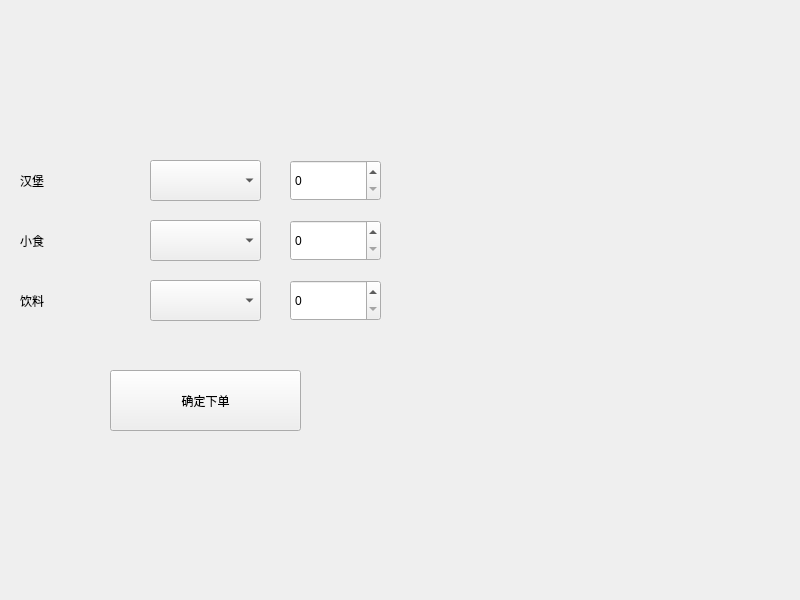
<?xml version="1.0" encoding="UTF-8"?>
<ui version="4.0">
 <class>Widget</class>
 <widget class="QWidget" name="Widget">
  <property name="geometry">
   <rect>
    <x>0</x>
    <y>0</y>
    <width>800</width>
    <height>600</height>
   </rect>
  </property>
  <property name="windowTitle">
   <string>Widget</string>
  </property>
  <widget class="QLabel" name="label">
   <property name="geometry">
    <rect>
     <x>20</x>
     <y>160</y>
     <width>101</width>
     <height>41</height>
    </rect>
   </property>
   <property name="text">
    <string>汉堡</string>
   </property>
  </widget>
  <widget class="QLabel" name="label_2">
   <property name="geometry">
    <rect>
     <x>20</x>
     <y>220</y>
     <width>101</width>
     <height>41</height>
    </rect>
   </property>
   <property name="text">
    <string>小食</string>
   </property>
  </widget>
  <widget class="QLabel" name="label_3">
   <property name="geometry">
    <rect>
     <x>20</x>
     <y>280</y>
     <width>101</width>
     <height>41</height>
    </rect>
   </property>
   <property name="text">
    <string>饮料</string>
   </property>
  </widget>
  <widget class="QSpinBox" name="spinBox">
   <property name="geometry">
    <rect>
     <x>290</x>
     <y>160</y>
     <width>91</width>
     <height>41</height>
    </rect>
   </property>
  </widget>
  <widget class="QSpinBox" name="spinBox_2">
   <property name="geometry">
    <rect>
     <x>290</x>
     <y>220</y>
     <width>91</width>
     <height>41</height>
    </rect>
   </property>
  </widget>
  <widget class="QSpinBox" name="spinBox_3">
   <property name="geometry">
    <rect>
     <x>290</x>
     <y>280</y>
     <width>91</width>
     <height>41</height>
    </rect>
   </property>
  </widget>
  <widget class="QComboBox" name="comboBox">
   <property name="geometry">
    <rect>
     <x>150</x>
     <y>160</y>
     <width>111</width>
     <height>41</height>
    </rect>
   </property>
  </widget>
  <widget class="QComboBox" name="comboBox_2">
   <property name="geometry">
    <rect>
     <x>150</x>
     <y>220</y>
     <width>111</width>
     <height>41</height>
    </rect>
   </property>
  </widget>
  <widget class="QComboBox" name="comboBox_3">
   <property name="geometry">
    <rect>
     <x>150</x>
     <y>280</y>
     <width>111</width>
     <height>41</height>
    </rect>
   </property>
  </widget>
  <widget class="QPushButton" name="pushButton">
   <property name="geometry">
    <rect>
     <x>110</x>
     <y>370</y>
     <width>191</width>
     <height>61</height>
    </rect>
   </property>
   <property name="text">
    <string>确定下单</string>
   </property>
  </widget>
 </widget>
 <resources/>
 <connections/>
</ui>
